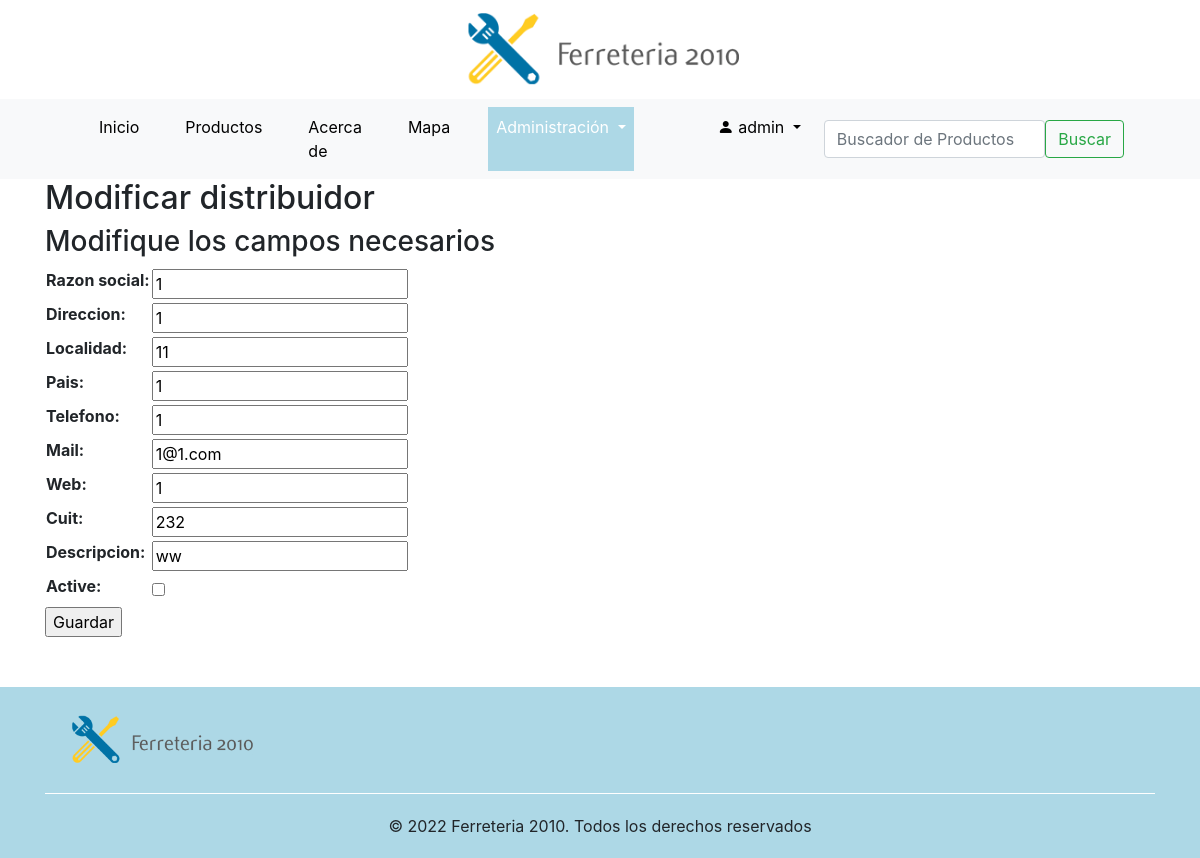
The app's page /distribuidores/update-distribuidor/1 (signed in) with its own data.
### distribuidores/models.py (models this page shows, shortened)
class Distribuidores(models.Model):
    razon_social = models.CharField(max_length=200)
    direccion = models.CharField(max_length=100)
    localidad = models.CharField(max_length=100)
    pais = models.CharField(max_length=100)
    telefono = models.CharField(max_length=100)
    mail = models.CharField(max_length=100)
    web = models.CharField(max_length=100)
    cuit = models.IntegerField(unique=True)
    descripcion = models.CharField(max_length=200, blank=True, default='')
    active = models.BooleanField(default=True)
    class Meta:
        verbose_name = 'Distribuidor'
        verbose_name_plural = 'Distribuidores'

### distribuidores/views.py (the view)
# urls.py: path('update-distribuidor/<pk>', update_distribuidor, name='update_distribuidor'),
def update_distribuidor(request, pk):
    grupo = usuario_logueado(request)
    if request.user.is_authenticated:
        marca = Distribuidores.objects.get(id = pk)
        form = Distribuidores_form(request.POST or None, instance= marca)
        if form.is_valid():
            form.save()
            context = {'form':form, 'grupo':grupo}
            return HttpResponseRedirect('/distribuidores/distribuidores')
        else:
            f_error = form.errors
            if f_error.__len__() == 0:
                context = {'form':form, 'grupo':grupo}
            else:
                for key in f_error:
                    error = f_error[key]
                context = {'errors':error, 'form':form, 'grupo':grupo}
        return render(request, 'distribuidores/update_distribuidor.html', context=context)
    else:
        return redirect('index')

### distribuidores/forms.py
class Distribuidores_form(forms.ModelForm):
    class Meta:
        model = Distribuidores
        fields = '__all__'

### django_base/functions.py (called while the page is built)
def usuario_logueado(request):
    if request.user.is_authenticated:
        username  = request.user.username
        id_usuario = User.objects.filter(username__icontains = username).values('id')
        lista_grupo = list(Group.objects.filter(user__in = id_usuario).values_list('name', flat=True))
        for grupo in lista_grupo:
            if grupo == 'Ferreteria':
                return True
            else:
                return False
    else:
        return False

### templates/distribuidores/update_distribuidor.html (shortened to what this page needs)
{% extends 'base.html' %}
{% load static %}
{% block nav_administracion_activo %}active{% endblock %}
{% block contenido %}
{% if form %}
    <h2>Modificar distribuidor</h2>
    <h3>Modifique los campos necesarios</h3>
    <form action="" method="POST" enctype="multipart/form-data">
        <table>
            {{form.as_table}}
        </table>
        <input type="submit", value="Guardar">
    </form>
{% endif %}
{% endblock %}

### templates/base.html (shortened to what this page needs)
<!DOCTYPE html>
<html lang="en">
<head>
    {% load static %}
    <link rel="stylesheet" href="https://cdn.jsdelivr.net/npm/bootstrap@4.6.1/dist/css/bootstrap.min.css">
    <link rel="stylesheet" href="https://cdn.jsdelivr.net/npm/bootstrap-icons@1.8.3/font/bootstrap-icons.css">
    <link rel="stylesheet" href="{% static 'assets/css/custom.css' %}">
  </head>
<body>
  <div class="logo"><a href="\" style="cursor: auto;"><img src="{% static 'assets/images/logo.png' %}" alt="Ferreteria 2010" width="300px"></a></div>
  <header style="background-color:#f8f9fa">
    <div class="container" >
        <nav class="navbar navbar-expand-lg bg-light">
            <div class="container-fluid">
              <div class="collapse navbar-collapse" id="navbarSupportedContent">
                <ul class="navbar-nav me-auto mb-2 mb-lg-0">
                  <li class="nav-item {% block nav_inicio_activo %}{% endblock %}">
                    <a class="nav-link" aria-current="page" href="\">Inicio</a>
                  </li>
                  <li class="nav-item {% block nav_productos_activo %}{% endblock %}">
                    <a class="nav-link" href="/productos/">Productos</a>
                  </li>
                  <li class="nav-item {% block nav_about_activo %}{% endblock %}">
                    <a class="nav-link" aria-current="page" href="/about">Acerca de</a>
                  </li>
                  <li class="nav-item {% block nav_map_activo %}{% endblock %}">
                    <a class="nav-link" aria-current="page" href="/map">Mapa</a>
                  </li>
                  {% if grupo == True %}
                  <li class="nav-item dropdown {% block nav_administracion_activo %}{% endblock %}">
                    <a class="nav-link dropdown-toggle" href="#" id="navbarDropdown" role="button" data-bs-toggle="dropdown" aria-expanded="false">
                      Administración
                    </a>
                  </li>
                  {% endif %}
                  {% if request.user.is_authenticated %}
                  <li class="nav-item {% block nav_usuario %}{% endblock %}">
                    <a class="nav-link" href="/accounts/profile/"></a>
                  </li>
                  <li class="nav-item dropdown {% block nav_usuario_activo %}{% endblock %}">
                    <a class="nav-link dropdown-toggle" href="#" id="navbarDropdown" role="button" data-bs-toggle="dropdown" aria-expanded="false">
                       <i class="bi bi-person-fill"></i> {{request.user.username}}
                    </a>
                  </li>
                  {% else %}
                  <li class="nav-item {% block nav_login_activo %}{% endblock %}">
                    <a class="nav-link" href="/accounts/login/">Iniciar Sesión</a>
                  </li>
                  {% endif %}
                </ul>
              </div>
              <div>
                <form class="d-flex" role="search" action = "/productos/search-product/" method="GET">
                  <input class="form-control me-2" type="text" placeholder="Buscador de Productos" aria-label="Search"  name = 'search'>
                  <button class="btn btn-outline-success" type="submit">Buscar</button>
                </form>
              </div>
            </div>
        </nav>
    </div>
  </header>
  <div class="container" style="overflow: hidden; min-height: 400px;">
    {% block contenido %}
    {% endblock %}
  </div>
  <footer class="footer">
    <div class="container">
      <div class="row align-items-start" style="margin: 20px 0px;">
        <div class="col">
          <img src="{% static 'assets/images/logo.png' %}" alt="Ferreteria 2010" width="200px">
        </div>
      </div>
      <div style="text-align: center; padding: 20px 0px; border-top: 1px solid #fff;">
        © 2022  Ferreteria 2010. Todos los derechos reservados
      </div>
    </div>
  </footer>
</body>
</html>

### productos/static/assets/css/custom.css (style rules this page uses)
.logo { width: 100%; text-align: center; }
.navbar-nav .active { background-color:lightblue; }
.navbar-nav li { margin: 0px 15px }
.navbar-nav a { color: #000; }
.navbar-nav .active a { color: #fff; }
.footer { background-color:lightblue; overflow: hidden; margin-top: 50px; }
.row { margin: 40px 10px; }

### records on screen
Distribuidores: razon_social "1", direccion "1", localidad "11", pais "1", telefono "1", mail "1@1.com", web "1", cuit "232", descripcion "ww"

### other values on screen
{{ request.user.username }} "admin"
